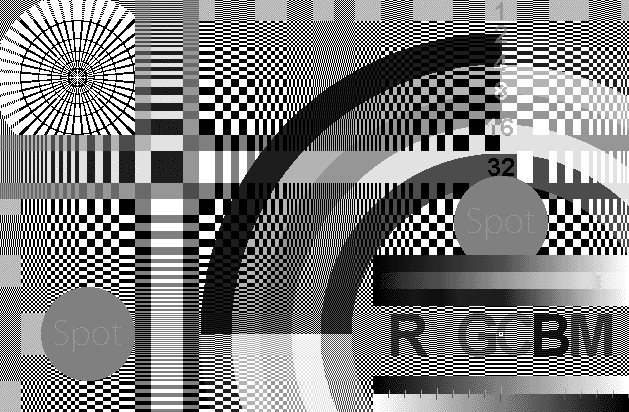
%> input picture blackboxes/Testbilder/color.png (made grey), 629 x 412 px, given in place of bsp3-1.bmp, which was not available
$ octave bsp3.m   (GNU Octave 9; MATLAB toolbox functions it lacks are replaced by stand-ins)
%> lines starting %> are read from the running program, lines starting %| are printed output that depends on the picture; in (x1, y1, x2, y2) boxes, pixels count from 0 and x2, y2 are one past the last pixel; in counts of white or black regions, pixels touching at a corner belong together; the program's own positions count from 1; pictures that were not available may be replaced by others from this repository, and a replacement may not be noted
%
% Thomas Rieder, 1125403
% 2012-06-17
%

% read input file
input = ~imread('bsp3-1.bmp');
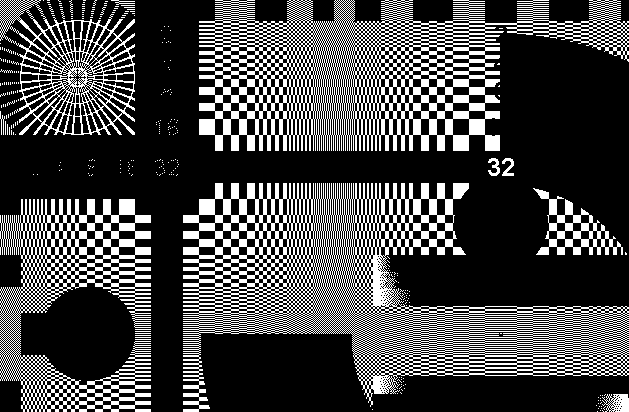
%> input: size 412x629 logical; 27.6% white; 304 white regions (294 under 20 px), largest, box (x1, y1, x2, y2) and area: (183, 183, 629, 412) 28712, (199, 0, 629, 151) 23103, (0, 199, 151, 412) 11206

% distance tranformation
distance = bwdist(input, 'chessboard');
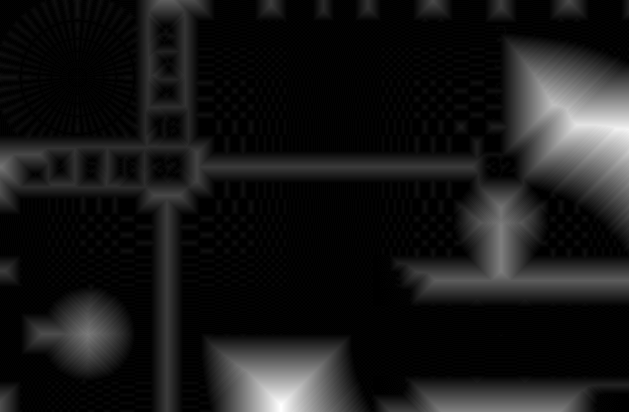
%> distance: size 412x629 single; min 0, max 71, mean 6.9; drawn with min black and max white
distance = distance / max(max(distance));

% find blobs using dilate
blobs = distance < imdilate(distance, [1 1 1; 1 1 1; 1 1 1]);
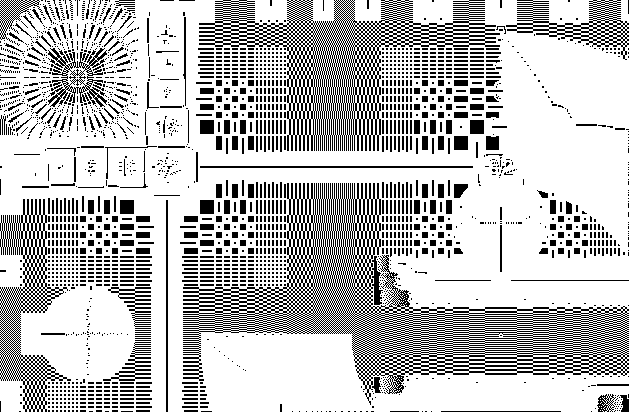
%> blobs: size 412x629 logical; 74.2% white; black in thin lines or dots

% clean up borders; needed because of border-replication done by the
% dilation-function
blobs(1,:) = 1;
blobs(end,:) = 1;
blobs(:,1) = 1;
blobs(:,end) = 1;
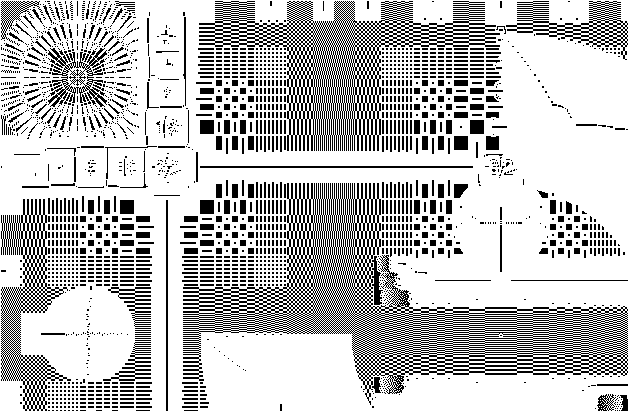
%> blobs: size 412x629 logical; 74.5% white; black in thin lines or dots

% blending the blobs and the input together
%
% blobs = yellow
% input = green
% background = black
%
output1(:,:,1) = uint8(~blobs);
%> output1: size 412x629 uint8; values 0 (black) and 1 (white), 25.5% white in thin lines or dots
output1(:,:,2) = uint8(~blobs);
output1(:,:,3) = uint8(input);
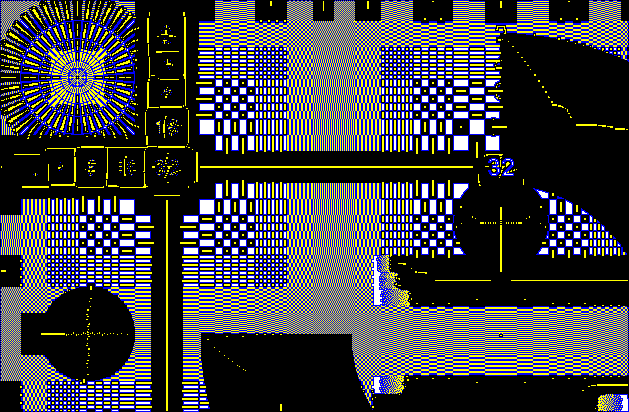
%> output1: size 412x629x3 uint8; mean R, G, B 0.255, 0.255, 0.276; drawn with 1 as white
output1 = 255 * output1;


% skeletize image
%
% i assumed that the previously created blob image needed to be skeletized
% as this made the most sense to me; "we want a skeleton of all areas of
% the image with the same distance"; if this assumption was wrong, the
% blobs variable just needs to be replaced with "input"
%

% close the blobs to create a more consistent skeleton
output2 = imclose(~blobs, [1 1 1; 1 1 1; 1 1 1]);
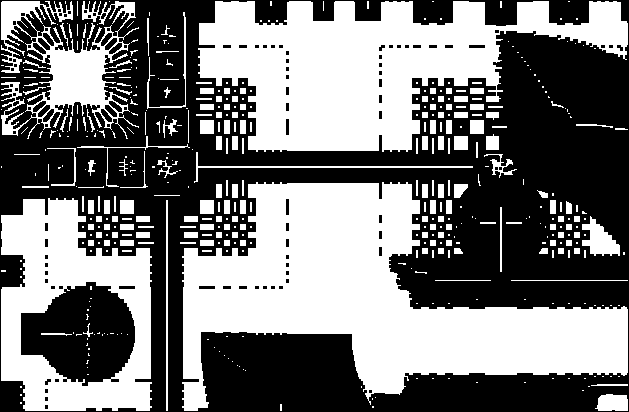
%> output2: size 412x629 logical; 46.7% white; 487 white regions (291 under 20 px), largest, box (x1, y1, x2, y2) and area: (182, 182, 628, 411) 47645, (198, 1, 628, 152) 34953, (1, 198, 152, 411) 17399
output2 = bwmorph(output2, 'skel', inf);
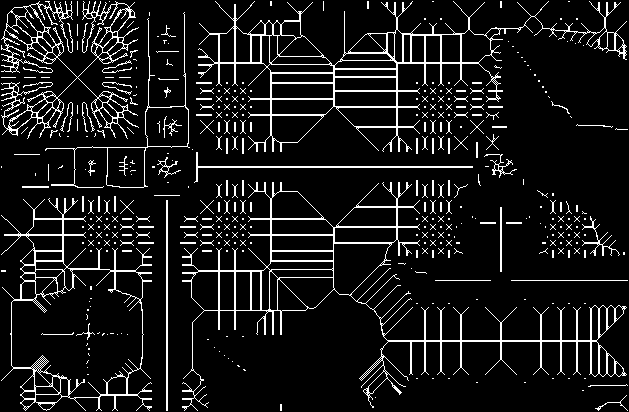
%> output2: size 412x629 logical; 9.4% white in thin lines or dots

% write output
imwrite(output1, 'bsp3-2.bmp');
imwrite(output2, 'bsp3-3.bmp');
